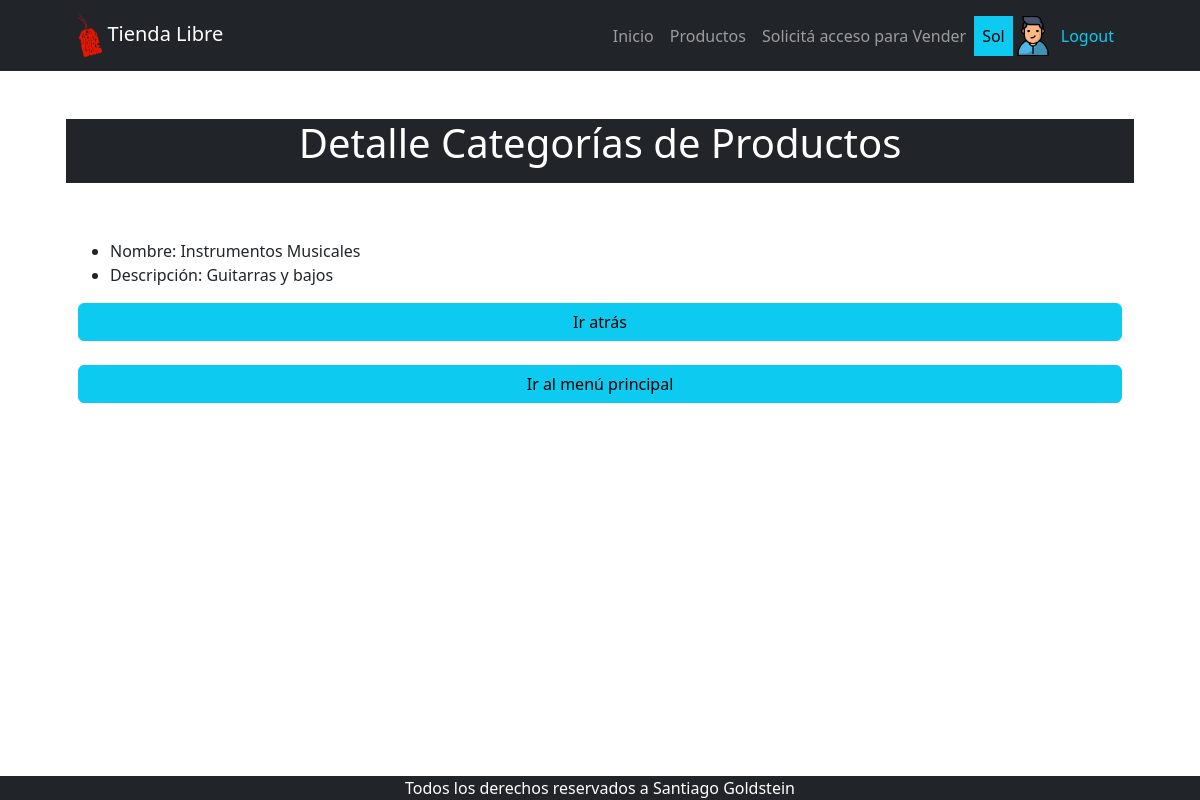
The page /producto/productocategoria/detail/4 (signed in) on the database as committed earlier.
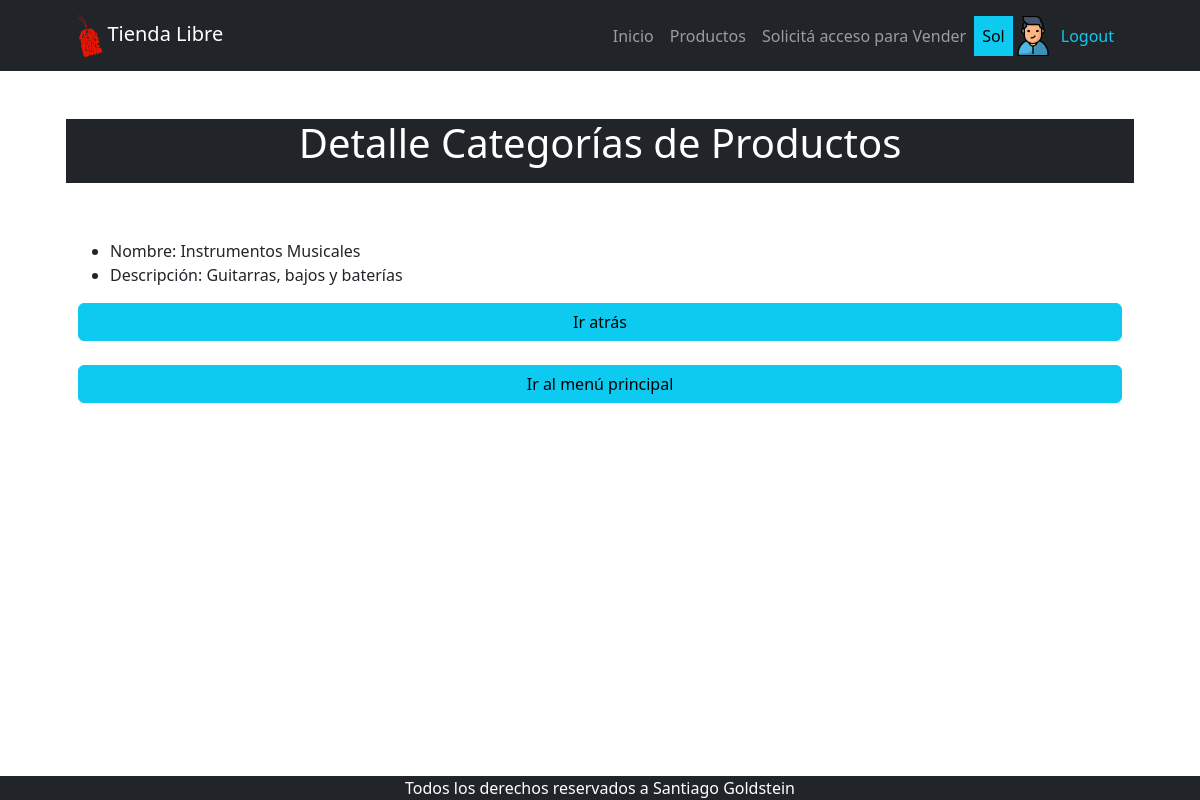
The same page on the database as committed later.
### apps/producto/models.py (models this page shows, shortened)
class ProductoCategoria(models.Model):
    nombre = models.CharField(max_length=200, unique=True)
    descripcion = models.CharField(
        max_length=250, null=True, blank=True, verbose_name="descripción")
    class Meta:
        verbose_name = "categoría de productos"
        verbose_name_plural = "categorías de productos"

### apps/producto/views.py (the view)
# urls.py: path("productocategoria/detail/<int:pk>", views.ProductoCategoriaDetail.as_view(),
class ProductoCategoriaDetail(DetailView):
    model = models.ProductoCategoria

### apps/producto/templates/producto/productocategoria_detail.html
{% extends 'producto/index.html' %}
{% block INDEX_TITULO %}
   Detalle Categorías de Productos
{% endblock INDEX_TITULO %}
{% block INDEX_CONTENIDO %}
    <ul>
        <li>Nombre: {{ object.nombre }}</li>
        <li>Descripción: {{ object.descripcion }}</li>
    </ul>
    <div class="d-grid gap-3">
        <a href="{% url 'producto:productocategoria_list' %}" class="btn btn-info ">Ir atrás</a>
    </div>
    <br>
    {% include 'Home/index_back.html' %}
{% endblock INDEX_CONTENIDO %}

Rows that differ between the two databases and show on the page:
changed ProductoCategoria "Instrumentos Musicales": descripcion "Guitarras y bajos" → "Guitarras, bajos y baterías"
